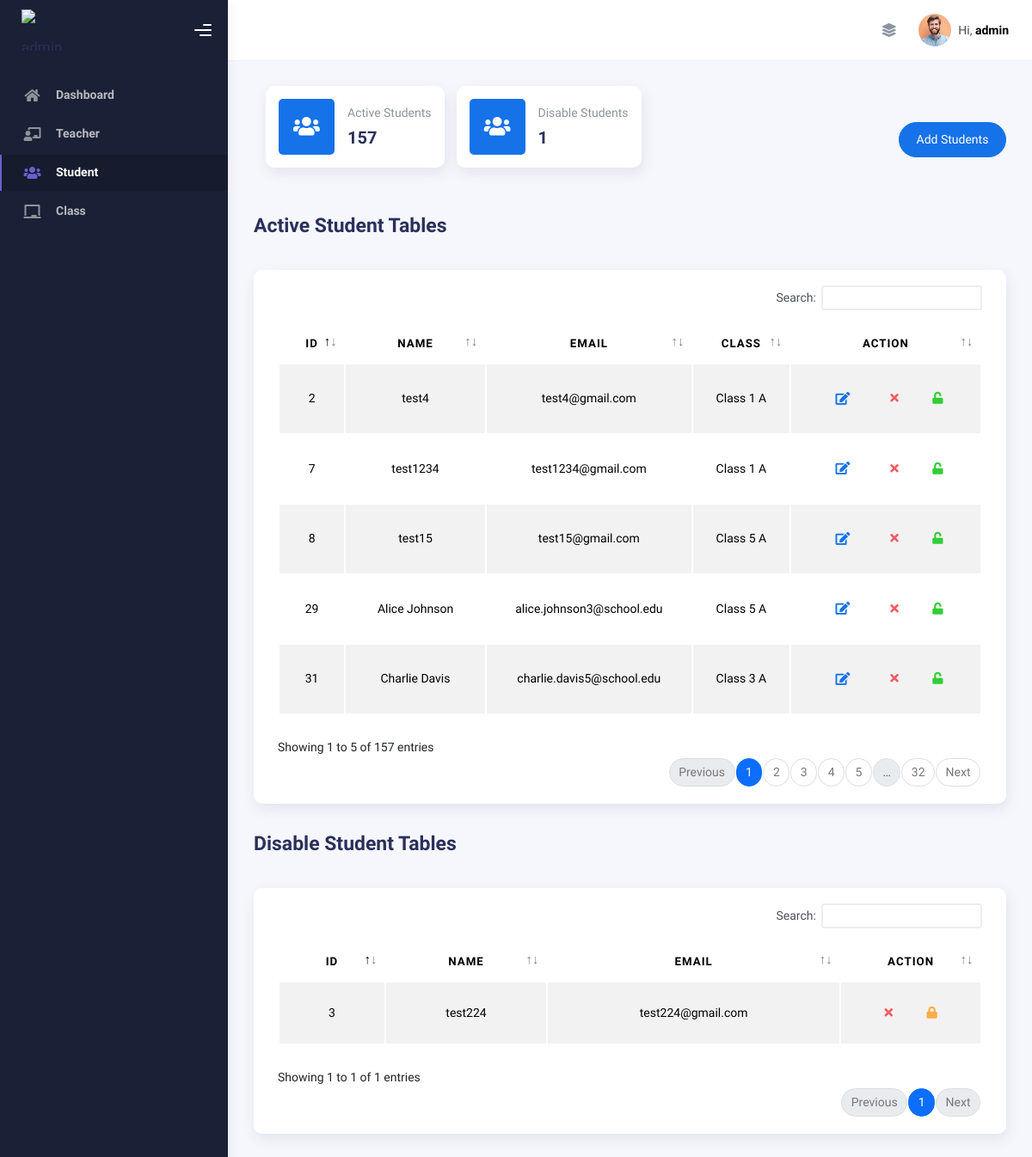
The app's page /admin/student.php (signed in), older data.
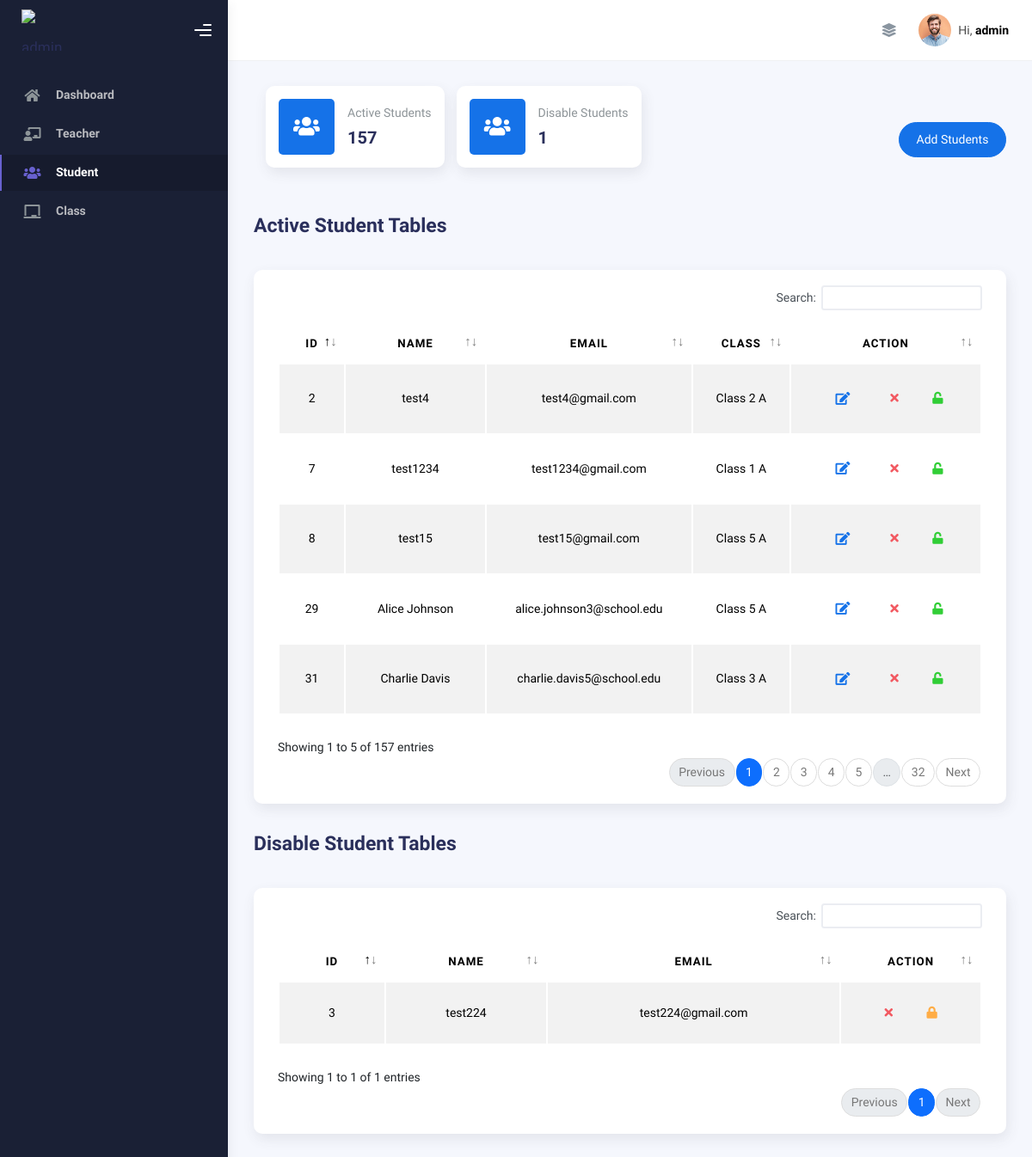
The same page, newer data.
### tables this page shows
CREATE TABLE `student` (
  `id` int(11) NOT NULL,
  `name` varchar(255) NOT NULL,
  `email` varchar(255) NOT NULL,
  `password` varchar(250) NOT NULL,
  `phone` varchar(255) NOT NULL,
  `class_id` int(11) DEFAULT NULL,
  `profileimage` varchar(255) NOT NULL,
  `status` tinyint(1) NOT NULL DEFAULT 1,
  `address` varchar(255) NOT NULL,
  `created_at` timestamp NOT NULL DEFAULT current_timestamp(),
  `updated_at` timestamp NOT NULL DEFAULT current_timestamp()
);

CREATE TABLE `class` (
  `id` int(11) NOT NULL,
  `name` varchar(20) NOT NULL,
  `teacher_id` int(11) DEFAULT NULL,
  `section` varchar(10) NOT NULL,
  `strength` int(11) NOT NULL,
  `fees` int(5) NOT NULL,
  `status` tinyint(1) NOT NULL DEFAULT 1,
  `created_at` timestamp NOT NULL DEFAULT current_timestamp(),
  `updated_at` timestamp NOT NULL DEFAULT current_timestamp()
);

### admin/student.php (the view, shortened to what the changed rows need)
<?php
require_once('../includes/db.php');
?>
<!DOCTYPE html>
<html lang="en">
<head>
  <?php
  require_once('../includes/dashboard_header.php')
  ?>
</head>
<body>
  <div class="wrapper">
    <div class="main-panel">
      <div class="container">
        <div class="page-inner">
          <div class="row">
            <div class="col-md-12">
              <div class="card">
                <div class="card-body">
                  <?php
                  $s = "SELECT student.*, class.id AS class_id, class.name AS class_name, class.section AS class_section
                  FROM student
                  LEFT JOIN class ON student.class_id = class.id
                  WHERE student.status=1";
                  $sth = $pdo->prepare($s, array(PDO::ATTR_CURSOR => PDO::CURSOR_FWDONLY));
                  $sth->execute();
                  ?>
                  <div class="table-responsive">
                    <table id="add-row" class="display table table-striped table-hover">
                      <thead class="text-center">
                        <tr>
                          <th>ID</th>
                          <th>Name</th>
                          <th>Email</th>
                          <th>Class</th>
                          <th style="width: 20%">Action</th>
                        </tr>
                      </thead>
                      <tbody class="text-center">
                        <?php
                        $allRows = $sth->fetchAll();
                        foreach ($allRows as $Row) {
                          echo "<tr>";
                          echo "<td>" . $Row['id'] . "</td>";
                          echo "<td>" . $Row['name'] . "</td>";
                          echo "<td>" . $Row['email'] . "</td>";
                          echo "<td>" . ($Row['class_name'] ? $Row['class_name'] . " " . $Row['class_section'] : "Class not assigned") . "</td>";
                          echo '<td>
                          <div class="form-button-action">
                              <button
                                  type="button"
                                  class="btn btn-link btn-primary btn-lg edit"
                                  data-id="' . $Row['id'] . '"
                                  title="Edit student">
                                  <i class="fa fa-edit"></i>
                              </button>
                              <button
                                  type="button"
                                  class="btn btn-link btn-danger delete"
                                  data-id="' . $Row['id'] . '"
                                  title="Remove student">
                                  <i class="fa fa-times"></i>
                              </button>
                              <button
                                  type="button"
                                  class="btn btn-link btn-success disable"
                                  data-id="' . $Row['id'] . '"
                                  title="Disable student">
                                  <i class="fa fa-unlock"></i>
                              </button>
                          </div>
                        </td>';
                          echo "</tr>";
                        }
                        ?>
                      </tbody>
                    </table>
                  </div>
                </div>
              </div>
            </div>
          </div>
          <div class="row">
            <div class="col-md-12">
              <div class="card">
                <div class="card-body">
                  <div class="table-responsive">
                    <table id="disable-row" class="display table table-striped table-hover">
                      <thead class="text-center">
                        <tr>
                          <th>ID</th>
                          <th>Name</th>
                          <th>Email</th>
                          <th style="width: 20%">Action</th>
                        </tr>
                      </thead>
                    </table>
                  </div>
                </div>
              </div>
            </div>
          </div>
        </div>
      </div>
    </div>
</body>
</html>

Row changes from the older to the newer data that the page shows:
changed student "test4": class.name "Class 1" → "Class 2"
